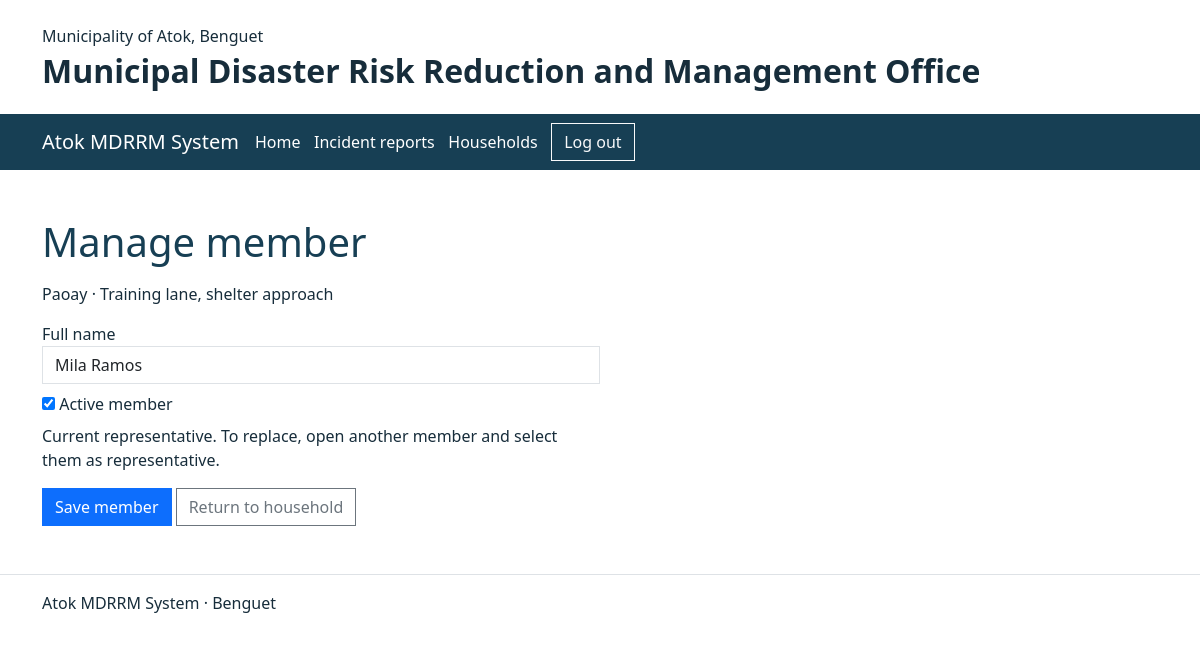
/households/member.php?id=1&member=1 (signed in), run on the app's committed database.
### tables this page shows
CREATE TABLE households (
    latitude DECIMAL(10,7),
    longitude DECIMAL(10,7),
    id INT UNSIGNED AUTO_INCREMENT PRIMARY KEY,
    barangay VARCHAR(40) NOT NULL,
    address VARCHAR(255) NOT NULL,
    emergency_name VARCHAR(100) NOT NULL,
    emergency_phone VARCHAR(13) NOT NULL,
    registry_reason VARCHAR(24) NOT NULL,
    vulnerability VARCHAR(40) NOT NULL,
    hazard_notes VARCHAR(500) NOT NULL DEFAULT ''
);

CREATE TABLE household_members (
    id INT UNSIGNED AUTO_INCREMENT PRIMARY KEY,
    household_id INT UNSIGNED NOT NULL,
    full_name VARCHAR(100) NOT NULL,
    active BOOLEAN NOT NULL DEFAULT TRUE,
    UNIQUE (household_id, id),
    FOREIGN KEY (household_id) REFERENCES households(id)
);

### households/household_function.php (called while the page is built, shortened)
<?php
require_once __DIR__ . '/../includes/session.php';
function householdId(): int
{
    $id = filter_input(INPUT_GET, 'id', FILTER_VALIDATE_INT);
    return $id;
}
function findHousehold(int $id, bool $lock = false): array
{
    global $pdo;
    $sql = 'SELECT * FROM households WHERE id=?';
    $query = $pdo->prepare($lock ? $sql . ' FOR UPDATE' : $sql);
    $query->execute([$id]);
    $household = $query->fetch();
    return $household;
}
function h($text): string
{
    return htmlspecialchars((string)$text, ENT_QUOTES | ENT_SUBSTITUTE, 'UTF-8');
}

### households/member.php (the view, shortened to what this page needs)
<?php
require __DIR__ . '/household_function.php';
$id = householdId();
$saving = $_SERVER['REQUEST_METHOD'] === 'POST';
$household = findHousehold($id, $saving);
$editing = isset($_GET['member']);
$member = ['full_name'=>'', 'active'=>1, 'representative'=>null];
if ($editing) {
    $query = $pdo->prepare('SELECT m.*,r.member_id AS representative,e.account_id FROM household_members m
        LEFT JOIN household_representatives r ON r.member_id=m.id
        LEFT JOIN resident_enrollments e ON e.member_id=m.id WHERE m.household_id=? AND m.id=?');
    $query->execute([$id, filter_input(INPUT_GET, 'member', FILTER_VALIDATE_INT)]);
    $member = $query->fetch();
}
$pageTitle = $editing ? 'Manage member' : 'Add member';
require __DIR__ . '/../includes/header.php';
?>
<h1><?= h($pageTitle) ?></h1>
<p><?= h($household['barangay']) ?> · <?= h($household['address']) ?></p>
<form method="post" class="col-md-6">
    <label class="d-block mb-2">Full name<input class="form-control" name="name" maxlength="100" required value="<?= h($member['full_name']) ?>"></label>
    <label class="d-block mb-2"><input type="checkbox" name="active" value="yes" <?= $member['active'] ? 'checked' : '' ?>> Active member</label>
    <?php if ($member['representative']): ?>
        <p>Current representative. To replace, open another member and select them as representative.</p>
    <?php else: ?>
        <label class="d-block mb-3"><input type="checkbox" name="represent" value="yes"> Select as household representative</label>
    <?php endif; ?>
    <button class="btn btn-primary">Save member</button>
    <a class="btn btn-outline-secondary" href="view.php?id=<?= $id ?>">Return to household</a>
</form>
<?php require __DIR__ . '/../includes/footer.php'; ?>

### assets/css/site.css (style rules this page uses)
body { color: #172d3b; }
.navbar-toggler, .btn, .form-control, .form-select { border-radius: 0; }
main > p { max-width: 65ch; }
main h1 { color: #173f54; margin-bottom: 1rem; }

### data on the page
households: barangay "Paoay", address "Training lane, shelter approach"
household_members: name "Mila Ramos", active "☑"

### other printed values
$pageTitle "Manage member"
